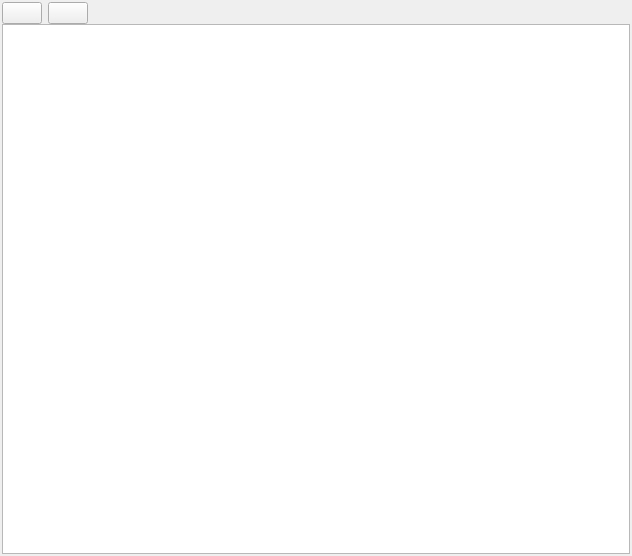
<?xml version="1.0" encoding="UTF-8"?>
<ui version="4.0">
 <class>ReportsWidget</class>
 <widget class="QWidget" name="ReportsWidget">
  <property name="geometry">
   <rect>
    <x>0</x>
    <y>0</y>
    <width>632</width>
    <height>556</height>
   </rect>
  </property>
  <property name="windowTitle">
   <string>Form</string>
  </property>
  <layout class="QVBoxLayout" name="verticalLayout">
   <property name="spacing">
    <number>0</number>
   </property>
   <property name="leftMargin">
    <number>2</number>
   </property>
   <property name="topMargin">
    <number>2</number>
   </property>
   <property name="rightMargin">
    <number>2</number>
   </property>
   <property name="bottomMargin">
    <number>2</number>
   </property>
   <item>
    <widget class="QWidget" name="widget_2" native="true">
     <layout class="QHBoxLayout" name="horizontalLayout">
      <property name="leftMargin">
       <number>0</number>
      </property>
      <property name="topMargin">
       <number>0</number>
      </property>
      <property name="rightMargin">
       <number>0</number>
      </property>
      <property name="bottomMargin">
       <number>0</number>
      </property>
      <item>
       <widget class="QPushButton" name="add">
        <property name="text">
         <string/>
        </property>
        <property name="icon">
         <iconset resource="../res/res.qrc">
          <normaloff>:/icons/ui/add.png</normaloff>:/icons/ui/add.png</iconset>
        </property>
        <property name="iconSize">
         <size>
          <width>16</width>
          <height>16</height>
         </size>
        </property>
       </widget>
      </item>
      <item>
       <widget class="QPushButton" name="remove">
        <property name="text">
         <string/>
        </property>
        <property name="icon">
         <iconset resource="../res/res.qrc">
          <normaloff>:/icons/ui/remove.png</normaloff>:/icons/ui/remove.png</iconset>
        </property>
        <property name="iconSize">
         <size>
          <width>16</width>
          <height>16</height>
         </size>
        </property>
       </widget>
      </item>
      <item>
       <spacer name="horizontalSpacer">
        <property name="orientation">
         <enum>Qt::Horizontal</enum>
        </property>
        <property name="sizeHint" stdset="0">
         <size>
          <width>40</width>
          <height>20</height>
         </size>
        </property>
       </spacer>
      </item>
     </layout>
    </widget>
   </item>
   <item>
    <widget class="QWidget" name="widget" native="true">
     <layout class="QVBoxLayout" name="verticalLayout_2">
      <property name="leftMargin">
       <number>0</number>
      </property>
      <property name="topMargin">
       <number>0</number>
      </property>
      <property name="rightMargin">
       <number>0</number>
      </property>
      <property name="bottomMargin">
       <number>0</number>
      </property>
      <item>
       <widget class="QTreeView" name="list">
        <property name="alternatingRowColors">
         <bool>true</bool>
        </property>
       </widget>
      </item>
     </layout>
    </widget>
   </item>
  </layout>
 </widget>
 <resources>
  <include location="../res/res.qrc"/>
 </resources>
 <connections/>
</ui>
